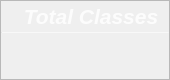
                    <widget class="QFrame" name="Class_QF">
                     <property name="minimumSize">
                      <size>
                       <width>170</width>
                       <height>80</height>
                      </size>
                     </property>
                     <property name="maximumSize">
                      <size>
                       <width>170</width>
                       <height>80</height>
                      </size>
                     </property>
                     <property name="toolTipDuration">
                      <number>0</number>
                     </property>
                     <property name="styleSheet">
                      <string notr="true">QFrame#Class_QF{
color: rgb(255, 255, 255);
border-radius: 15px;
background-color: qradialgradient(cx:0, cy:0, radius:1, fx:0.1, fy:0.1, stop:0 rgb(30, 150, 255),  stop:1 rgb(50, 100, 255));
border: 1px outset rgb(40, 125, 255);
}
</string>
                     </property>
                     <property name="frameShape">
                      <enum>QFrame::StyledPanel</enum>
                     </property>
                     <property name="frameShadow">
                      <enum>QFrame::Raised</enum>
                     </property>
                     <layout class="QVBoxLayout" name="verticalLayout_7" stretch="0,2,1">
                      <property name="spacing">
                       <number>0</number>
                      </property>
                      <property name="leftMargin">
                       <number>0</number>
                      </property>
                      <property name="topMargin">
                       <number>0</number>
                      </property>
                      <property name="rightMargin">
                       <number>0</number>
                      </property>
                      <property name="bottomMargin">
                       <number>0</number>
                      </property>
                      <item>
                       <widget class="QFrame" name="Class_top">
                        <property name="styleSheet">
                         <string notr="true">border:none</string>
                        </property>
                        <property name="frameShape">
                         <enum>QFrame::StyledPanel</enum>
                        </property>
                        <property name="frameShadow">
                         <enum>QFrame::Raised</enum>
                        </property>
                        <layout class="QHBoxLayout" name="horizontalLayout_6">
                         <property name="spacing">
                          <number>0</number>
                         </property>
                         <property name="leftMargin">
                          <number>0</number>
                         </property>
                         <property name="topMargin">
                          <number>3</number>
                         </property>
                         <property name="rightMargin">
                          <number>0</number>
                         </property>
                         <property name="bottomMargin">
                          <number>3</number>
                         </property>
                         <item>
                          <widget class="QLabel" name="label_5">
                           <property name="maximumSize">
                            <size>
                             <width>16777215</width>
                             <height>30</height>
                            </size>
                           </property>
                           <property name="font">
                            <font>
                             <family>Segoe UI</family>
                             <pointsize>16</pointsize>
                             <italic>true</italic>
                             <bold>true</bold>
                            </font>
                           </property>
                           <property name="styleSheet">
                            <string notr="true">color: rgba(255, 255, 255,210);
padding-left:12px;
font: 700 italic 16pt &quot;Segoe UI&quot;;</string>
                           </property>
                           <property name="text">
                            <string>Total Classes</string>
                           </property>
                           <property name="alignment">
                            <set>Qt::AlignCenter</set>
                           </property>
                           <property name="indent">
                            <number>0</number>
                           </property>
                          </widget>
                         </item>
                        </layout>
                       </widget>
                      </item>
                      <item>
                       <widget class="Line" name="line_2">
                        <property name="maximumSize">
                         <size>
                          <width>16777215</width>
                          <height>1</height>
                         </size>
                        </property>
                        <property name="styleSheet">
                         <string notr="true">background-color: rgba(255, 255, 255, 89);</string>
                        </property>
                        <property name="orientation">
                         <enum>Qt::Horizontal</enum>
                        </property>
                       </widget>
                      </item>
                      <item>
                       <widget class="QFrame" name="Class_bottom">
                        <property name="styleSheet">
                         <string notr="true">border:none</string>
                        </property>
                        <property name="frameShape">
                         <enum>QFrame::StyledPanel</enum>
                        </property>
                        <property name="frameShadow">
                         <enum>QFrame::Raised</enum>
                        </property>
                        <layout class="QVBoxLayout" name="verticalLayout_8">
                         <property name="spacing">
                          <number>0</number>
                         </property>
                         <property name="leftMargin">
                          <number>0</number>
                         </property>
                         <property name="topMargin">
                          <number>6</number>
                         </property>
                         <property name="rightMargin">
                          <number>0</number>
                         </property>
                         <property name="bottomMargin">
                          <number>6</number>
                         </property>
                         <item alignment="Qt::AlignTop">
                          <widget class="QLabel" name="Class_num">
                           <property name="minimumSize">
                            <size>
                             <width>0</width>
                             <height>30</height>
                            </size>
                           </property>
                           <property name="maximumSize">
                            <size>
                             <width>16777215</width>
                             <height>30</height>
                            </size>
                           </property>
                           <property name="font">
                            <font>
                             <family>Microsoft YaHei UI</family>
                             <pointsize>17</pointsize>
                             <italic>false</italic>
                             <bold>false</bold>
                             <underline>false</underline>
                            </font>
                           </property>
                           <property name="styleSheet">
                            <string notr="true">color: rgb(255, 255, 255);
font: 17pt &quot;Microsoft YaHei UI&quot;;</string>
                           </property>
                           <property name="text">
                            <string/>
                           </property>
                           <property name="alignment">
                            <set>Qt::AlignCenter</set>
                           </property>
                          </widget>
                         </item>
                        </layout>
                       </widget>
                      </item>
                     </layout>
                    </widget>
